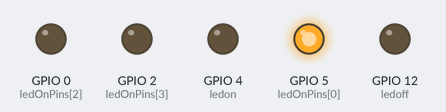
The sketch below on a simulated ESP8266 (NodeMCU). Shown: output pins drawn as LEDs (lit = HIGH). WiFi joins after 1.5 s; servers stay silent unless stated; network time is answered at once with the bench clock; the local clock reads 2024-03-15 10:24:30 at power-on unless the sketch sets it; what the sketch prints to the serial monitor is not drawn.

Above: at 1.54 s.
At 2.27 s:
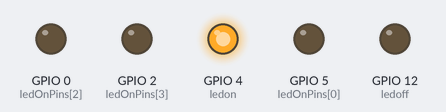
At 2.93 s:
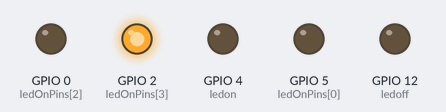
At 4.45 s:
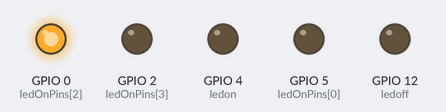
Timing chart, 0 to 4.8 s (numbered marks = the images above):
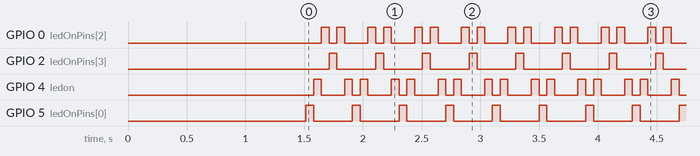

Measured:
- by itself, GPIO 0 (ledOnPins[2]): repeats every 0.40 s: LOW 0.07 s, HIGH 0.07 s, LOW 0.20 s, HIGH 0.07 s
- by itself, GPIO 2 (ledOnPins[3]), GPIO 5 (ledOnPins[0]): alternates HIGH for 0.07 s and LOW for 0.33 s
- by itself, GPIO 4 (ledon): repeats every 0.40 s: LOW 0.20 s, HIGH 0.07 s, LOW 0.07 s, HIGH 0.07 s

The sketch:

Elliots_sleeptimer.ino
```cpp
#include <ESP8266WiFi.h>
#include <NTPClient.h>
#include <WiFiUdp.h>
#include <PubSubClient.h>

#define ledon 4
#define ledoff 12

bool sleepMore = false;
bool wakeNow = false;
const char* ssid = "";
const char* password = "";
const long utcOffsetInSeconds = 3600;
byte ledOnPins[] ={5, 4, 0, 2};
int ledDelay(65); // delay changes
int leddirection = 1;
int ledcurrentLED = 0;
unsigned long changeTime;

WiFiUDP ntpUDP;
NTPClient timeClient(ntpUDP, "pool.ntp.org", utcOffsetInSeconds);

void setup_wifi(){
  delay(10);
  WiFi.begin(ssid, password);
  while(WiFi.status() != WL_CONNECTED){
    delay(500);
    Serial.print(".");
  }
  Serial.print("Wifi connected - ESP IP address: ");
  Serial.println(WiFi.localIP());
}


void setup() {

  for (int x=0; x<4; x++) {
    pinMode(ledOnPins[x], OUTPUT);
  } // set all pins to output
   changeTime = millis();
  // put your setup code here, to run once:

  pinMode(ledoff, OUTPUT);
  Serial.begin(9600);
  setup_wifi();
  timeClient.begin();
}

void loop() {
  if ((millis() - changeTime) > ledDelay) { // if it has been ledDelay ms since last change
    changeLED();
    changeTime = millis();
  }
  // put your main code here, to run repeatedly:
  timeClient.update();
  if (timeClient.getHours() == 6 && timeClient.getMinutes() == 30){
    wakeNow = true;
    sleepMore = false;

  }
  if (timeClient.getHours() == 19 && timeClient.getMinutes() == 0) {
    sleepMore = true;
    wakeNow = false;
  }
  if (sleepMore == true){
    Serial.print("You should be sleeping");
    digitalWrite(ledon, LOW);
    digitalWrite(ledoff, HIGH);
    Serial.println(timeClient.getFormattedTime());
  }
  if (wakeNow == true) {
    Serial.println("WAKE UP");
    Serial.println(timeClient.getFormattedTime());
    digitalWrite(ledon, HIGH);
    digitalWrite(ledoff, LOW);
  }

}

void changeLED() {
for (int x=0; x<4; x++) {    // Increment x++
digitalWrite(ledOnPins[x], LOW);
}

digitalWrite(ledOnPins[ledcurrentLED], HIGH); // Turning on the current LED
ledcurrentLED += leddirection; // increment the direction by value

// changing the direction if we reach the last LED
if (ledcurrentLED == 3) {leddirection = -1;}
if (ledcurrentLED == 0) {leddirection = 1;}

}
```
